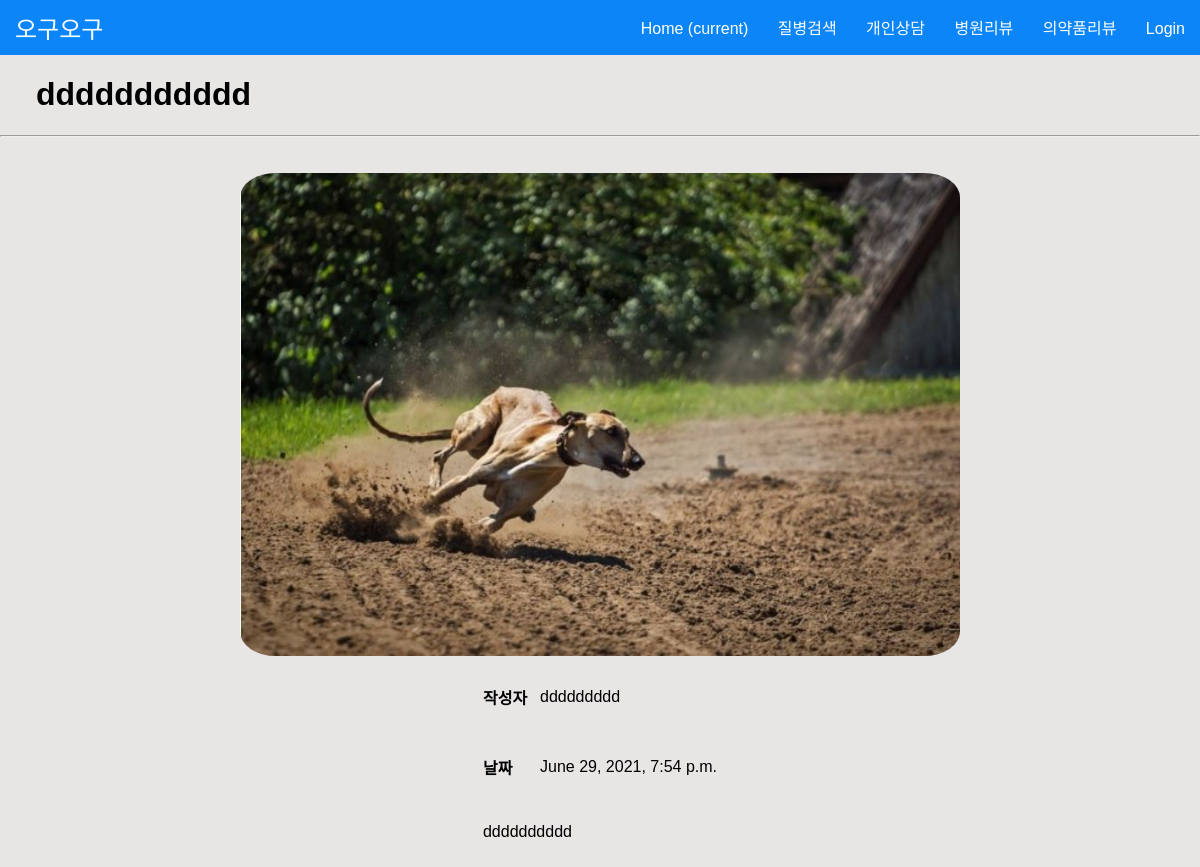
/hospital/1, run on the app's committed database.
### myapp/models.py (models this page shows, shortened)
class Hreviews(models.Model):
    hospital=models.CharField(max_length=100)
    image=models.ImageField(upload_to="hreview/",blank=True,null=True)
    nickname=models.CharField(max_length=100)
    date=models.DateTimeField()
    body=models.TextField()

### myapp/views.py (the view)
# urls.py: path('hospital/<int:id>',myapp.views.hreview_detail,name='hreview_detail'),
def hreview_detail(request,id):
    hreview=get_object_or_404(Hreviews,pk=id)
    return render(request,'hreview_detail.html',{'hreview':hreview})

### myapp/templates/hreview_detail.html
{% extends 'header.html' %}
{% load static %}
{% block content %}
<div class="detailHeader">
    <h1>{{hreview.hospital}}</h1>
</div>
<hr class='line'>
<div class="detailContent">
    <div>
        <img src="{{hreview.image.url}}" alt="">
        <table class="detail-con">
            <tr>
                <td><h4>작성자&nbsp&nbsp</h4></td>
                <td>{{hreview.nickname}}</td>
            </tr>
            <tr>
                <td><h4>날짜</h4></td>
                <td>{{hreview.date}}</td>
            </tr>
            <tr>
                <td colspan="2"><br>{{hreview.body}}</td>
            </tr>
        </table>
    </div>
</div>
{% endblock %}

### static/ideaton.css (style rules this page uses)
* { box-sizing:border-box; }
body { width: 100%; height: 100%; margin: 0; padding: 0; background-color:#E8E5E5; font-family:Arial; display: inline; }
.detailHeader { margin: 0 3% 0 3%; }
.detailContent { margin: 3% 3% 3% 20%; width: 60%; text-align: center; }
.detailContent img { min-width: 400px; max-width: 100%; min-height: 400px; max-height: 600px; border-radius: 5%; }
.detail-con { margin: 0 auto; text-align: left; }

### data on the page
Hreviews: hospital "ddddddddddd", image (picture), nickname "ddddddddd", date "June 29, 2021, 7:54 p.m.", body "dddddddddd"
